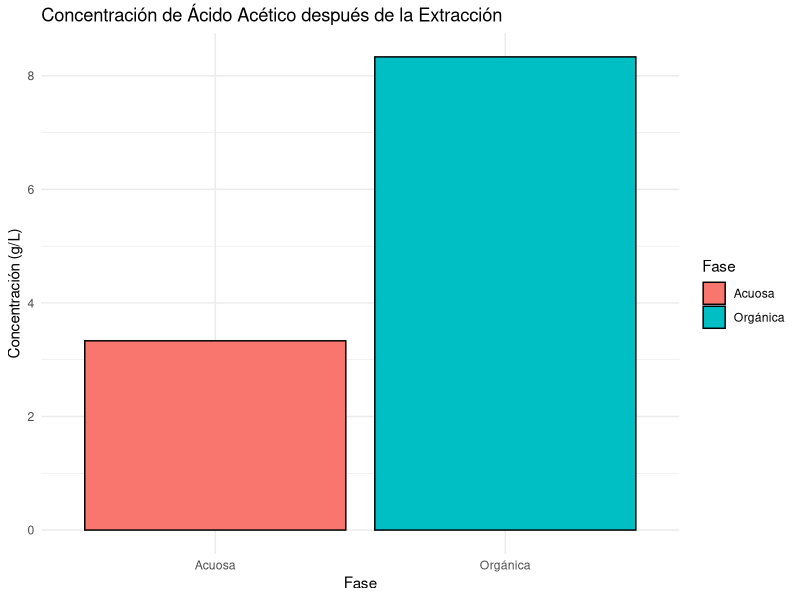

Source code (R):
# -----------------------------------------------------------
# Autor: José Juan Torres Martínez  
# Doctorado en Ciencias en Bioprocesos  
# Laboratorio de Biotecnología Molecular de Células Vegetales y Bioinformática  
# -----------------------------------------------------------

# Tema: Extracción Líquido-Líquido  
# Problema: Extracción de ácido acético de una solución acuosa usando éter dietílico  

# Instalar y cargar librerías necesarias  
if (!require(ggplot2)) install.packages("ggplot2", dependencies = TRUE)  
library(ggplot2)  

# Datos del problema  
concentracion_inicial <- 5  # g/L de ácido acético en la fase acuosa  
volumen_acuoso <- 500       # mL de solución acuosa  
volumen_organico <- 100     # mL de éter dietílico  
K <- 2.5                    # Relación de distribución (C_orgánico / C_acuoso)  

# Función para calcular la concentración en ambas fases  
calcular_concentraciones <- function(C_inicial, V_acuoso, V_organico, K) {  
  # Masa total de ácido acético en la fase acuosa inicial  
  masa_total <- C_inicial * V_acuoso / 1000  # Convertir mL a L  
  
  # Concentración en la fase acuosa después de la extracción  
  C_acuoso_final <- masa_total / (V_acuoso / 1000 + V_organico / 1000 * K)  
  
  # Concentración en la fase orgánica después de la extracción  
  C_organico_final <- K * C_acuoso_final  
  
  return(list(C_acuoso = C_acuoso_final, C_organico = C_organico_final))  
}  

# Aplicar la función  
resultados <- calcular_concentraciones(concentracion_inicial, volumen_acuoso, volumen_organico, K)  
C_acuoso_final <- resultados$C_acuoso  
C_organico_final <- resultados$C_organico  

# Calcular la eficiencia de extracción  
eficiencia <- (C_organico_final * volumen_organico / 1000) / (concentracion_inicial * volumen_acuoso / 1000) * 100  

# Crear un data frame para graficar  
datos <- data.frame(  
  Fase = c("Acuosa", "Orgánica"),  
  Concentracion = c(C_acuoso_final, C_organico_final)  
)  

# Gráfico de barras  
ggplot(datos, aes(x = Fase, y = Concentracion, fill = Fase)) +  
  geom_bar(stat = "identity", color = "black") +  
  labs(title = "Concentración de Ácido Acético después de la Extracción",  
       x = "Fase",  
       y = "Concentración (g/L)",  
       fill = "Fase") +  
  theme_minimal()  

# Mostrar resultados en la consola  
cat("Concentración en la fase acuosa después de la extracción:", round(C_acuoso_final, 2), "g/L\n")  
cat("Concentración en la fase orgánica después de la extracción:", round(C_organico_final, 2), "g/L\n")  
cat("Eficiencia de extracción:", round(eficiencia, 2), "%\n")  
